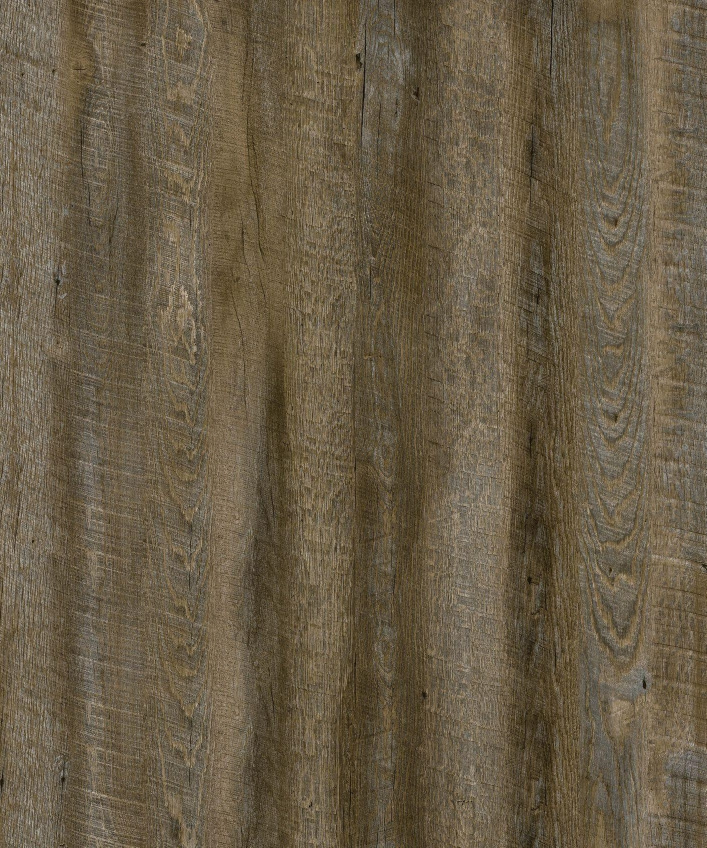
#> input picture scripts/cutter/input/Ashbury FF (LS113-8).jpg, 1413 x 1695 px (shown at 1/2 size)
$ python -i pbr_generator.py   (imports and definitions only)
#> lines starting #> are read from the running program, lines starting #| are printed output that depends on the picture
from os.path import join
import os
import json
import cv2
import numpy as np
import sys
from pathlib import Path
from PIL import Image, ImageFilter, ImageChops
from math import sqrt

import click

# [15 lines left out: functions resize, get_image_paths, not called in this run]

def get_specular(img):
    hsv_image = cv2.cvtColor(img, cv2.COLOR_RGB2HSV)
#> hsv_image: shape (1695, 1413, 3); mean H, S, V 18.9, 89.6, 105.5
    h, s, v = cv2.split(hsv_image)
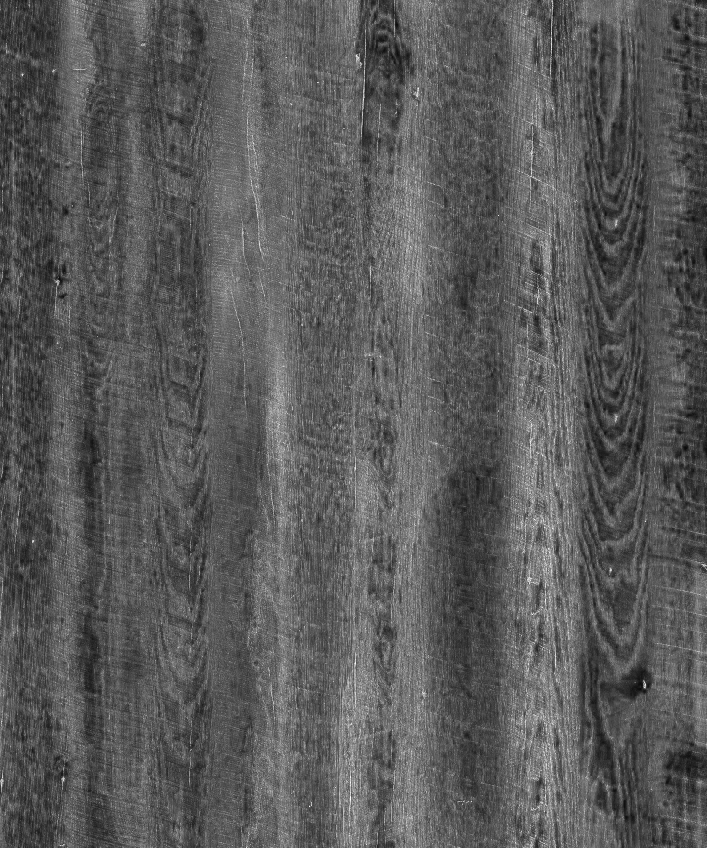
#> s: shape (1695, 1413) (shown at 1/2 size); min 4, max 255, mean 89.6
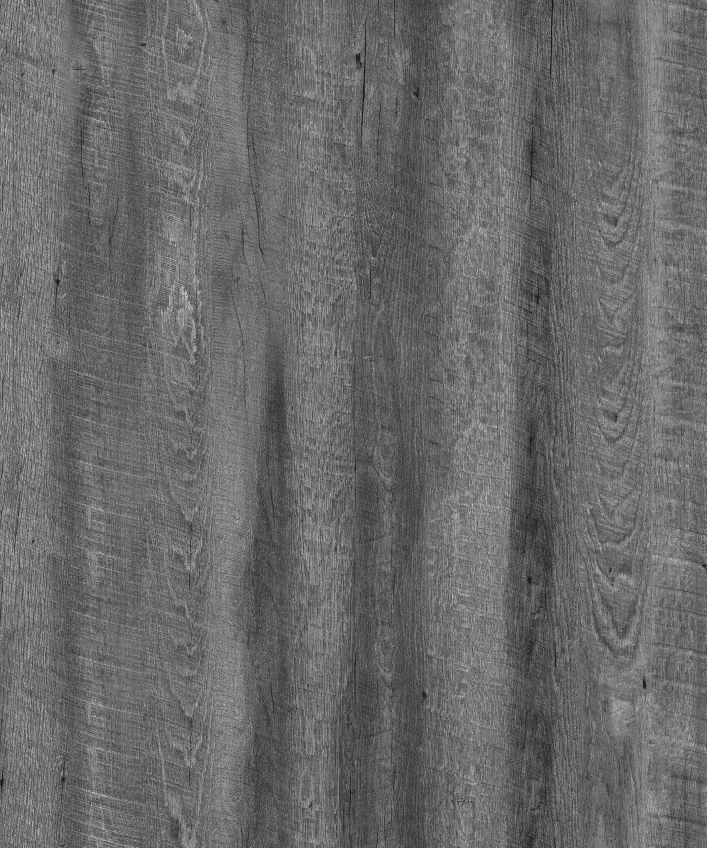
#> v: shape (1695, 1413) (shown at 1/2 size); min 3, max 252, mean 105.5

    clahe = cv2.createCLAHE(clipLimit=1.0, tileGridSize=(16,16))
    reduced = clahe.apply(v)
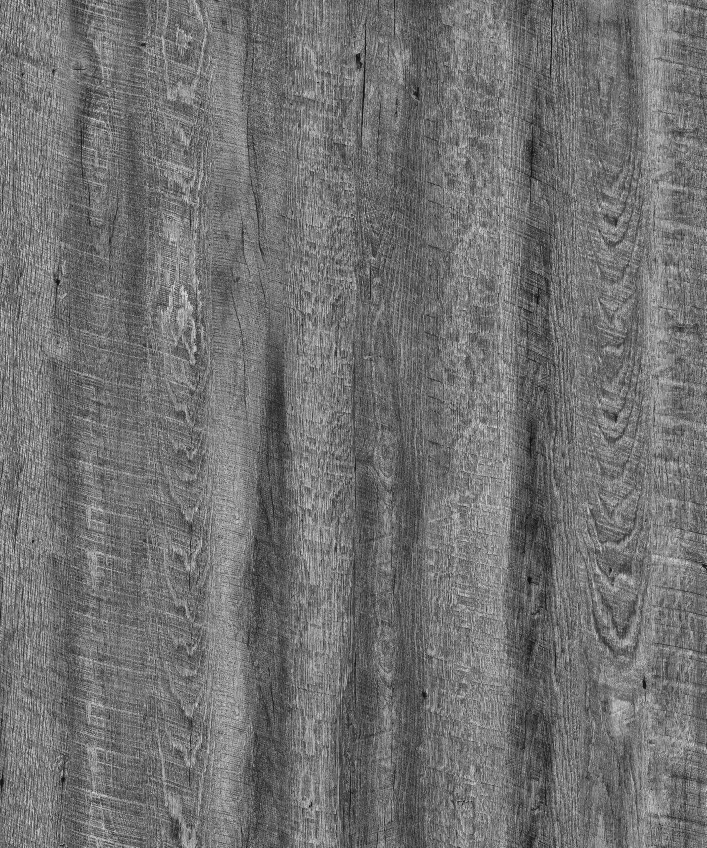
#> reduced: shape (1695, 1413) (shown at 1/2 size); min 2, max 253, mean 113.3

    return cv2.GaussianBlur(v - reduced,(5,5),0)
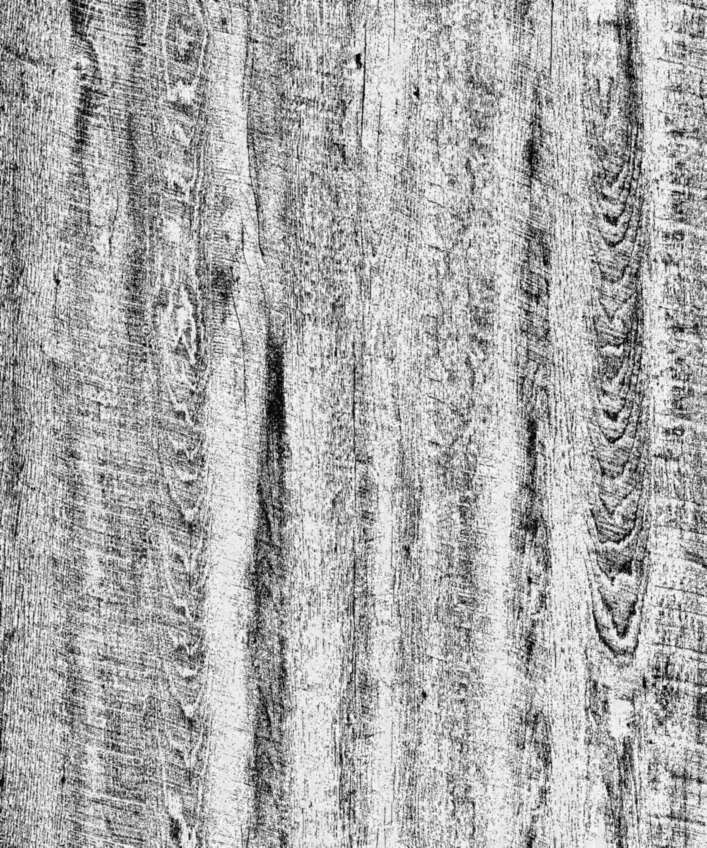
#> returned value: shape (1695, 1413) (shown at 1/2 size); min 4, max 251, mean 171.9

# [118 lines left out: functions get_normals, import_directory, main, not called in this run]

# [2 lines not run here, left out]

>>> import cv2
>>> picture = cv2.cvtColor(cv2.imread('../cutter/input/Ashbury FF (LS113-8).jpg'), cv2.COLOR_BGR2RGB)
>>> result = get_specular(picture)
